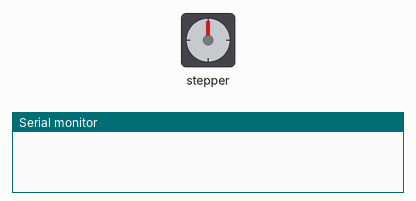
A sketch run on a simulated Arduino Uno, built with avr-gcc and run on an emulated ATmega328P. On the bench: stepper motor, the last lines printed to the serial monitor. Stepper angles assume 2048 steps per turn.

Above: at 0.15 s.
At 9.83 s:
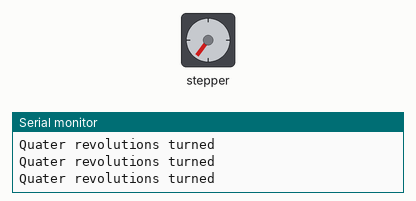
At 19.82 s:
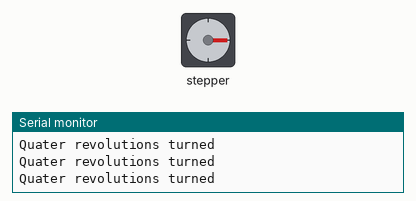
At 39.49 s:
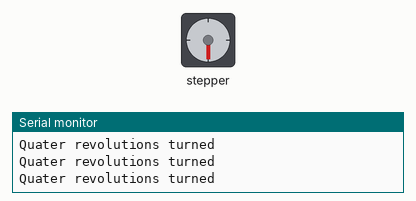
Timing chart, 0 to 40.0 s (numbered marks = the images above):
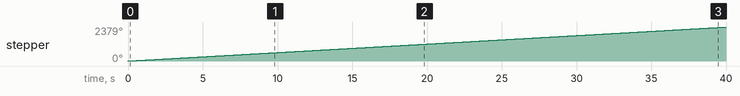

The sketch:

1ASetup.ino
```cpp
#include <Stepper.h>

bool enabled = true;

int STEPS = 2048;

Stepper stepper(STEPS, 8, 10, 9, 11);

int currentSpeed = 10;

void setup() {
  stepper.setSpeed(currentSpeed);
  Serial.begin(9600);
}

void loop() {
  if(!enabled) return;
  stepper.step(STEPS/4);
  Serial.println("Quater revolutions turned");

}
```

Measured:
- by itself, stepper: keeps turning clockwise at about 59°/s
